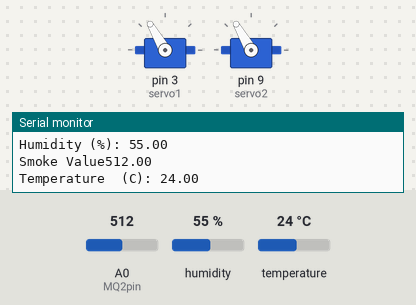
Simulated run of this sketch. Board: Arduino Uno, built with avr-gcc and run on an emulated ATmega328P. Shown: 2 × servo, the last lines printed to the serial monitor. The inputs (shaded band) are chosen by the test bench; at power-on: A0 (MQ2pin) = 512, humidity 55 %, temperature 24 °C.

Above: at 2.8 s.
2.9 s: A0 (MQ2pin) set to 108
5.6 s: A0 (MQ2pin) set to 96
At 6.5 s:
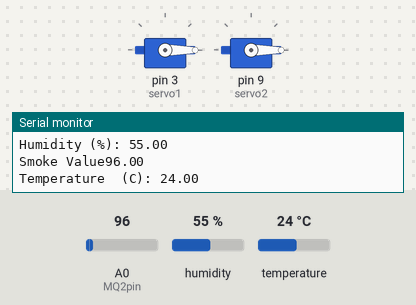
8.3 s: A0 (MQ2pin) set to 122
At 11.3 s:
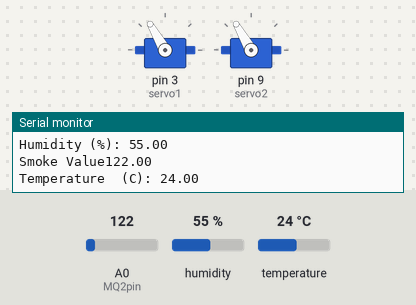
11.6 s: A0 (MQ2pin) set to 90
At 12.7 s:
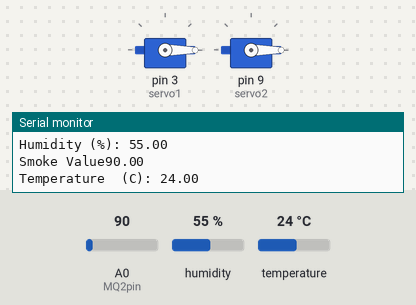
Timing chart, 0 to 14.6 s (numbered marks = the images above; inputs shaded):
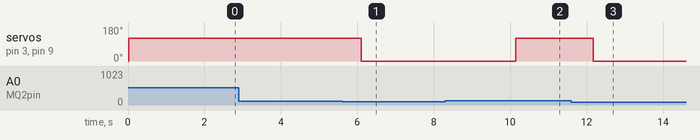

Measured:
- the behaviour switches between 101 and 100 on A0 (MQ2pin) (found by bisection; images 0 and 1)
- after the input at 5.6 s, servo on pin 3 (servo1), servo on pin 9 (servo2): 120° → 0° after 0.50 s
- after the input at 8.3 s, servo on pin 3 (servo1), servo on pin 9 (servo2): 0° → 120° after 1.9 s
- after the input at 11.6 s, servo on pin 3 (servo1), servo on pin 9 (servo2): 120° → 0° after 0.58 s

The sketch:

SmokeCar.ino
```cpp
#include <Servo.h>
Servo servo1;
Servo servo2;

#include <dht11.h>
#define DHT11PIN 4

dht11 DHT11;
#define MQ2pin (0)

void setup() {
  Serial.begin(9600);
  servo1.attach(3);
  servo2.attach(9);
  servo1.write(0);
  servo2.write(0);
}

void loop() {
  Serial.println();

  int chk = DHT11.read(DHT11PIN);
  float smokeValue = analogRead(MQ2pin);

  Serial.print("Humidity (%): ");
  Serial.println((float)DHT11.humidity, 2);
  Serial.print("Smoke Value");
  Serial.println(smokeValue);
  if (smokeValue > 100 || ((float)DHT11.temperature, 2) > 28 || ((float)DHT11.humidity, 2) > 65) {
    servo1.write(120);
    servo2.write(120);

  } else {
    servo1.write(0);
    servo2.write(0);
  }

  Serial.print("Temperature  (C): ");
  Serial.println((float)DHT11.temperature, 2);

  delay(2000);
}
```
